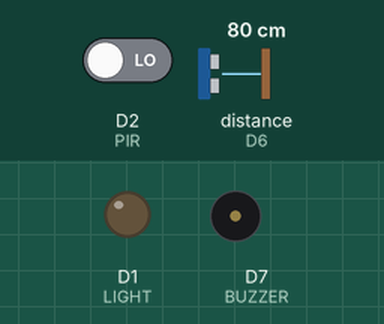
Recording of a sketch running on a simulated ESP8266 (NodeMCU). Shown: output pins drawn as LEDs (lit = HIGH), buzzer (waves = sounding, pin HIGH). Inputs (shaded band) come from the test bench; at power-on: D2 (PIR) LOW, distance to the obstacle (sensor on D6) 80 cm. The echo pulse lasts 58.3 µs per cm; WiFi joins after 1.5 s; servers stay silent unless stated; pins used as bus, display or sensor lines are not drawn; what the sketch prints to the serial monitor is not drawn.

Above: at 0.1 s.
At 30.6 s:
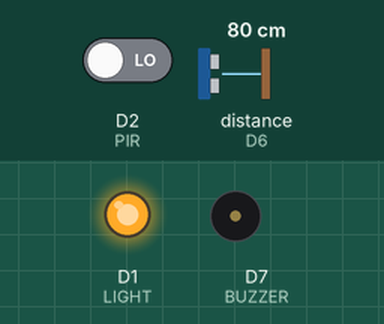
Timing chart, 0 to 32.5 s (numbered marks = the images above):
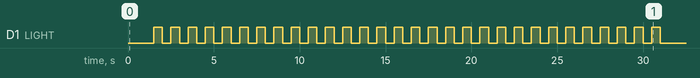

The sketch:

pashusuchak-iot.ino
```cpp
/*
 * ============================================================
 *   PASHU SUCHAK — ESP8266 (Animal Intrusion Detection)
 *   Triggers ONLY on living things (humans/animals).
 *   Ignores: fans, rolling objects, swinging doors, wind.
 *
 *   LOGIC:
 *   A living thing has BOTH:
 *     1. Heat/IR signature  → PIR = HIGH
 *     2. Physical presence  → Ultrasonic < threshold
 *
 *   Non-living moving objects (fans, balls, doors) move but
 *   have NO body heat → PIR stays LOW → ignored.
 *
 *   We also require the combined signal to persist for
 *   CONFIRM_DURATION ms before triggering, to avoid
 *   single-sample false positives.
 * ============================================================
 */

#include <ESP8266WiFi.h>
#include <WiFiClientSecure.h>
#include <UniversalTelegramBot.h>

// ─── PINS ────────────────────────────────────────────────────
#define PIR     D2    // HC-SR501 passive infrared sensor
#define TRIG    D5    // HC-SR04 ultrasonic trigger
#define ECHO    D6    // HC-SR04 ultrasonic echo
#define LIGHT   D1    // LED / relay for light
#define BUZZER  D7    // Active buzzer

// ─── WIFI & TELEGRAM ─────────────────────────────────────────
const char* ssid     = "YOUR_WIFI_SSID";
const char* password = "YOUR_WIFI_PASSWORD";

#define BOT_TOKEN  "YOUR_TELEGRAM_BOT_TOKEN"
#define CHAT_ID    "YOUR_TELEGRAM_CHAT_ID"

WiFiClientSecure client;
UniversalTelegramBot bot(BOT_TOKEN, client);

// ─── TUNABLE SETTINGS ────────────────────────────────────────
/*
 * DETECTION_DISTANCE (cm):
 *   Max range at which the ultrasonic sensor triggers.
 *   HC-SR04 reliable range: 2–400 cm.
 *   150 cm = ~5 feet. Increase to 250 for a larger room.
 */
const int   DETECTION_DISTANCE  = 150;

/*
 * CONFIRM_DURATION (ms):
 *   Both PIR AND ultrasonic must agree continuously for this
 *   long before we accept it as a living thing.
 *   500 ms eliminates single-frame false triggers.
 *   Increase to 800 ms in noisy environments.
 */
const unsigned long CONFIRM_DURATION   = 500;

/*
 * CLEAR_TIMEOUT (ms):
 *   How long after the last detection before we declare
 *   the area clear and silence the buzzer/light.
 *   8000 ms = 8 seconds. Adjust to your preference.
 */
const unsigned long CLEAR_TIMEOUT      = 8000;

/*
 * SAMPLE_INTERVAL (ms):
 *   How often we read sensors. 100 ms = 10 times/second.
 *   Don't go below 60 ms — ultrasonic needs time to settle.
 */
const unsigned long SAMPLE_INTERVAL    = 100;

/*
 * BUZZ_BEEP_MS / BUZZ_PAUSE_MS:
 *   Makes the buzzer beep rhythmically instead of
 *   one annoying continuous tone.
 *   Beep 200 ms ON, 300 ms OFF.
 */
const unsigned long BUZZ_BEEP_MS  = 200;
const unsigned long BUZZ_PAUSE_MS = 300;

/*
 * DIAG_INTERVAL (ms):
 *   Auto daily diagnostic Telegram message.
 *   86400000 ms = 24 hours.
 */
const unsigned long DIAG_INTERVAL = 86400000UL;

// ─── STATE ───────────────────────────────────────────────────
bool    alertActive       = false;  // Currently in alert mode?
unsigned long lastSeenMs  = 0;      // Last time living thing seen
unsigned long confirmStart = 0;     // When dual-confirm began
bool    confirming        = false;  // Waiting to confirm?

unsigned long lastSampleMs = 0;
unsigned long lastDiagMs   = 0;
unsigned long lastBuzzToggle = 0;
bool    buzzState          = false;

// ─── ULTRASONIC: GET DISTANCE (cm) ───────────────────────────
// Returns -1 if no echo (out of range or obstacle too close).
int getDistance() {
  digitalWrite(TRIG, LOW);
  delayMicroseconds(4);               // Ensure clean LOW

  digitalWrite(TRIG, HIGH);
  delayMicroseconds(10);              // 10 µs pulse
  digitalWrite(TRIG, LOW);

  // Timeout = 25000 µs → max ~425 cm, well beyond our threshold
  long duration = pulseIn(ECHO, HIGH, 25000);

  if (duration == 0) return -1;       // No echo

  int cm = (int)(duration * 0.0343f / 2.0f);

  // Sanity-check: HC-SR04 min reliable distance is 2 cm
  if (cm < 2 || cm > 400) return -1;

  return cm;
}

// ─── BUZZER: NON-BLOCKING BEEP PATTERN ───────────────────────
void handleBuzzer() {
  if (!alertActive) {
    digitalWrite(BUZZER, LOW);
    buzzState = false;
    return;
  }

  unsigned long now = millis();
  unsigned long elapsed = now - lastBuzzToggle;

  if (buzzState && elapsed >= BUZZ_BEEP_MS) {
    digitalWrite(BUZZER, LOW);
    buzzState = false;
    lastBuzzToggle = now;
  } else if (!buzzState && elapsed >= BUZZ_PAUSE_MS) {
    digitalWrite(BUZZER, HIGH);
    buzzState = true;
    lastBuzzToggle = now;
  }
}

// ─── TELEGRAM DIAGNOSTIC ─────────────────────────────────────
void runDiagnostics() {
  int d = getDistance();
  int pir = digitalRead(PIR);

  String msg = "🩺 *SYSTEM STATUS*\n";
  msg += "WiFi: "       + String(WiFi.status() == WL_CONNECTED ? "✅ OK" : "❌ FAIL") + "\n";
  msg += "Signal (RSSI): " + String(WiFi.RSSI()) + " dBm\n";
  msg += "Free Heap: "  + String(ESP.getFreeHeap()) + " bytes\n";
  msg += "PIR now: "    + String(pir ? "HIGH (heat)" : "LOW") + "\n";
  msg += "Distance now: " + (d == -1 ? "No echo" : String(d) + " cm") + "\n";
  msg += "Alert active: " + String(alertActive ? "YES" : "NO") + "\n";
  msg += "Threshold: "  + String(DETECTION_DISTANCE) + " cm\n";

  bot.sendMessage(CHAT_ID, msg, "Markdown");
}

// ─── SETUP ───────────────────────────────────────────────────
void setup() {
  Serial.begin(115200);
  Serial.println("\n\n=== PASHU SUCHAK BOOT ===");

  pinMode(PIR,    INPUT);
  pinMode(TRIG,   OUTPUT);
  pinMode(ECHO,   INPUT);
  pinMode(LIGHT,  OUTPUT);
  pinMode(BUZZER, OUTPUT);

  // Safe OFF state at boot
  digitalWrite(TRIG,   LOW);
  digitalWrite(LIGHT,  LOW);
  digitalWrite(BUZZER, LOW);

  // ── WiFi ──
  Serial.print("Connecting WiFi");
  WiFi.begin(ssid, password);
  int tries = 0;
  while (WiFi.status() != WL_CONNECTED && tries < 30) {
    delay(500);
    Serial.print(".");
    tries++;
  }
  Serial.println();

  if (WiFi.status() == WL_CONNECTED) {
    Serial.println("WiFi OK: " + WiFi.localIP().toString());
  } else {
    Serial.println("WiFi FAILED — running offline");
  }

  client.setInsecure();  // No SSL cert verification (bot library requirement)

  // ── Warm-up delay for PIR ──
  // HC-SR501 needs 30–60 seconds to calibrate on first power-up.
  // We blink the light to show the user we are warming up.
  Serial.println("PIR warm-up: 30 seconds...");
  for (int i = 0; i < 30; i++) {
    digitalWrite(LIGHT, HIGH);
    delay(500);
    digitalWrite(LIGHT, LOW);
    delay(500);
    Serial.print(30 - i);
    Serial.print("s ");
  }
  Serial.println("\nWarm-up done.");

  bot.sendMessage(CHAT_ID,
    "🚀 *PashuSuchak Online*\n"
    "Watching for animals/humans only.\n"
    "Non-living motion (fans, objects) is ignored.\n"
    "Send `diagnostic` for system status.",
    "Markdown");

  runDiagnostics();
  lastDiagMs = millis();
}

// ─── LOOP ────────────────────────────────────────────────────
void loop() {

  // ── Telegram commands ──
  int newMsgs = bot.getUpdates(bot.last_message_received + 1);
  for (int i = 0; i < newMsgs; i++) {
    String txt = bot.messages[i].text;
    txt.toLowerCase();
    txt.trim();

    if (txt == "diagnostic") {
      runDiagnostics();
    } else if (txt == "status") {
      bot.sendMessage(CHAT_ID,
        alertActive ? "⚠ ALERT: Living thing present!" : "✅ Area is clear.",
        "");
    } else if (txt == "test") {
      // Manual test: flash light and buzz once
      digitalWrite(LIGHT, HIGH);
      digitalWrite(BUZZER, HIGH);
      delay(500);
      digitalWrite(LIGHT, LOW);
      digitalWrite(BUZZER, LOW);
      bot.sendMessage(CHAT_ID, "🔔 Test OK — buzzer and light work.", "");
    }
  }

  // ── Non-blocking buzzer pattern ──
  handleBuzzer();

  // ── Sensor sampling (rate-limited) ──
  if (millis() - lastSampleMs < SAMPLE_INTERVAL) return;
  lastSampleMs = millis();

  // ── Read sensors ──
  int pirValue  = digitalRead(PIR);      // HIGH = heat detected
  int distance  = getDistance();         // cm, or -1

  Serial.print("PIR:");
  Serial.print(pirValue);
  Serial.print("  DIST:");
  Serial.print(distance == -1 ? -1 : distance);
  Serial.print(" cm");

  // ── LIVING THING GATE ─────────────────────────────────────
  // Rule: MUST have BOTH heat (PIR HIGH) AND physical presence
  // within threshold. This eliminates:
  //   - Fans:         ultrasonic sees motion, PIR = LOW  → ❌
  //   - Thrown ball:  ultrasonic sees it, PIR = LOW      → ❌
  //   - Swinging door: same                              → ❌
  //   - Human/animal: PIR = HIGH AND distance < thresh   → ✅
  // ──────────────────────────────────────────────────────────
  bool pirSees  = (pirValue == HIGH);
  bool sonarSees = (distance != -1 && distance <= DETECTION_DISTANCE);

  bool livingThing = pirSees && sonarSees;

  Serial.print(livingThing ? "  → LIVING ✅" : "  → not living");

  // ── CONFIRMATION WINDOW ──
  // Require the combined signal for CONFIRM_DURATION ms
  // before treating it as real.
  if (livingThing) {
    if (!confirming) {
      confirming   = true;
      confirmStart = millis();
      Serial.print("  [confirm start]");
    } else if (millis() - confirmStart >= CONFIRM_DURATION) {
      // Confirmed! It's a living thing.
      lastSeenMs = millis();

      if (!alertActive) {
        alertActive = true;

        digitalWrite(LIGHT, HIGH);
        lastBuzzToggle = millis();
        buzzState = true;
        digitalWrite(BUZZER, HIGH);

        Serial.println("\n*** LIVING THING DETECTED ***");
        bot.sendMessage(CHAT_ID,
          "🚨 *Animal/Human Detected!*\n"
          "Distance: " + String(distance) + " cm\n"
          "Heat signature confirmed.",
          "Markdown");
      } else {
        // Refresh the lastSeen timer while still present
        lastSeenMs = millis();
      }
    }
  } else {
    // Signal lost — reset confirmation window
    confirming = false;
  }

  Serial.println();

  // ── CLEAR TIMEOUT ──
  // After the living thing leaves, wait CLEAR_TIMEOUT ms
  // before declaring the area clear.
  if (alertActive && (millis() - lastSeenMs > CLEAR_TIMEOUT)) {
    alertActive = false;
    confirming  = false;

    digitalWrite(LIGHT,  LOW);
    digitalWrite(BUZZER, LOW);
    buzzState = false;

    Serial.println("=== AREA CLEAR ===");
    bot.sendMessage(CHAT_ID, "✅ *Area Clear* — living thing has left.", "Markdown");
  }

  // ── AUTO DAILY DIAGNOSTIC ──
  if (millis() - lastDiagMs >= DIAG_INTERVAL) {
    lastDiagMs = millis();
    runDiagnostics();
  }
}
```
